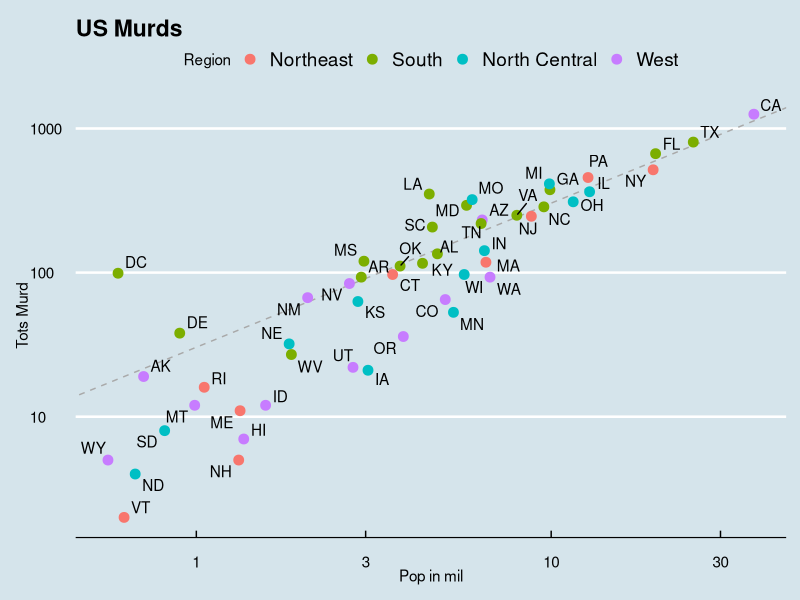
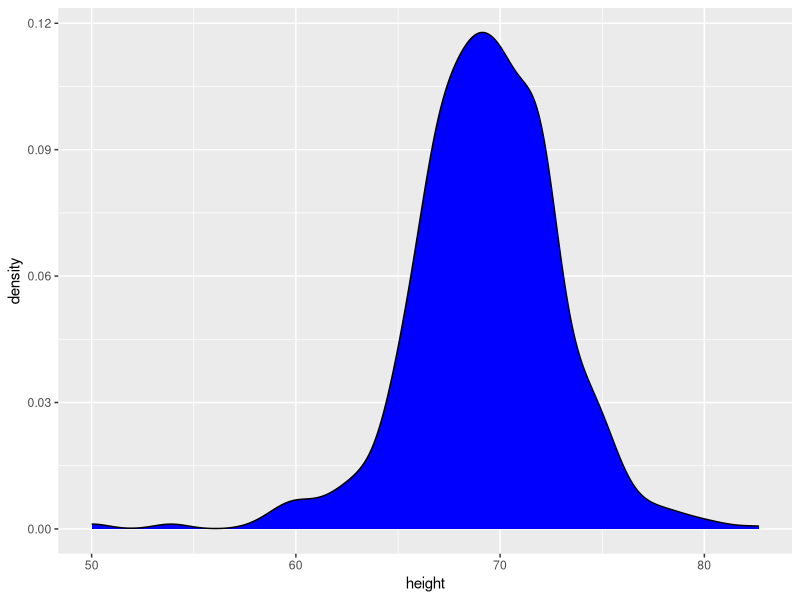
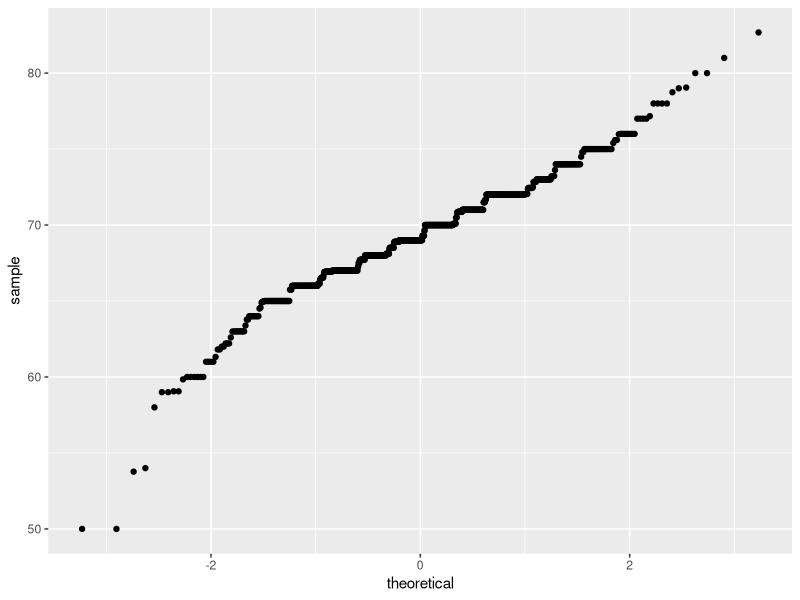
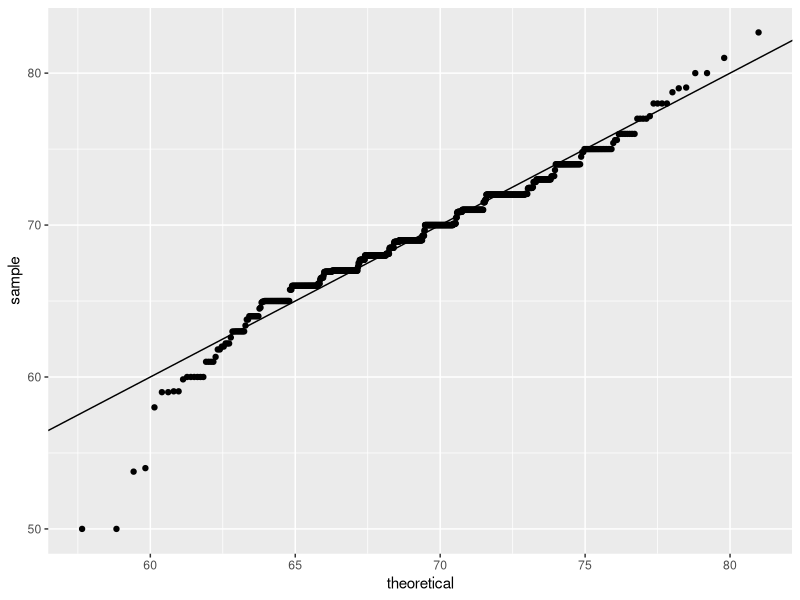
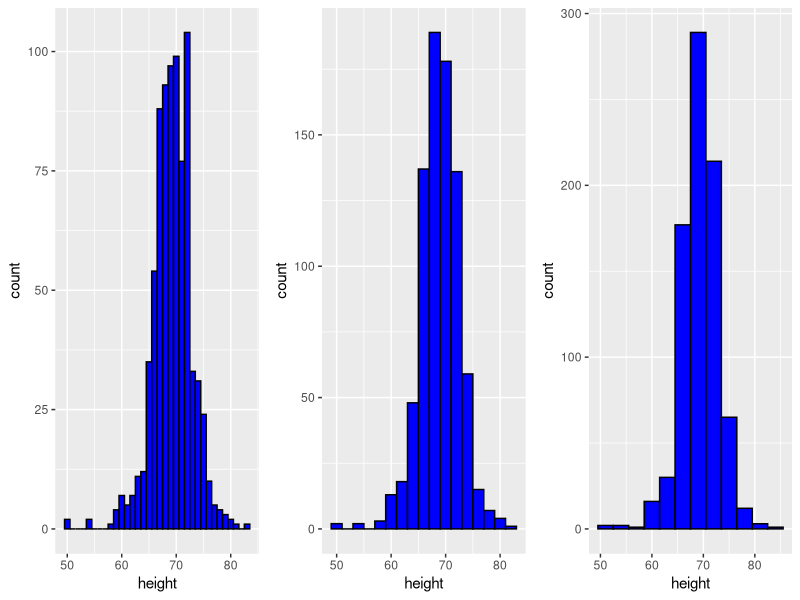

Write the R code that produced these figures, in order.
library(dplyr)
library(dslabs)
data(murders)
library(ggthemes)
library(ggrepel)


r <- murders %>% summarize(rate= sum(total)/sum(population)*10^6) %>% .$rate
p <- murders %>% ggplot(aes(x=population/10^6,y=total,label=abb))+
    geom_abline(intercept = log10(r), lty=2,color="darkgrey")+
    geom_point(aes(col=region),size=3)+
  geom_text_repel()+
 #   geom_text(nudge_x = .08)+
    scale_x_log10()+
    scale_y_log10()+
    xlab("Pop in mil")+
    ylab("Tots Murd")+
    ggtitle("US Murds")+
    scale_color_discrete(name="Region")
    
p <- p + theme_economist() 
p

h <- heights %>% filter(sex=="Male") %>% ggplot(aes(x=height))
h + geom_density(binwidth = 1, fill="blue", col="black")
h <- heights %>% filter(sex=="Male") %>% ggplot(aes(sample=height))
h + geom_qq()

params<- heights %>% filter(sex=="Male") %>% summarize(mean=mean(height), sd=sd(height))
h <- heights %>% filter(sex=="Male") %>% ggplot(aes(sample=height))
h + geom_qq(dparams = params) + geom_abline()

library(gridExtra)
p <- heights %>% filter(sex=="Male") %>% ggplot(aes(x=height))
p1 <- p + geom_histogram(binwidth = 1, fill="blue", col="black")
p2 <- p + geom_histogram(binwidth = 2, fill="blue", col="black")
p3 <- p + geom_histogram(binwidth = 3, fill="blue", col="black")
grid.arrange(p1,p2,p3,ncol=3)


library(tidyverse)
s <- heights %>% filter(sex == "Male") %>% summarize(average=mean(height),std=sd(height))


heights %>% group_by(sex) %>% summarize(mean=mean(height), sd=sd(height))

murders$rate<- murders$total/murders$population*10^5
murders %>% group_by(region) %>% summarize(median=median(rate))
murders %>% arrange(rate) %>% head()
murders %>% arrange(region,desc(rate)) %>% top_n(10)
